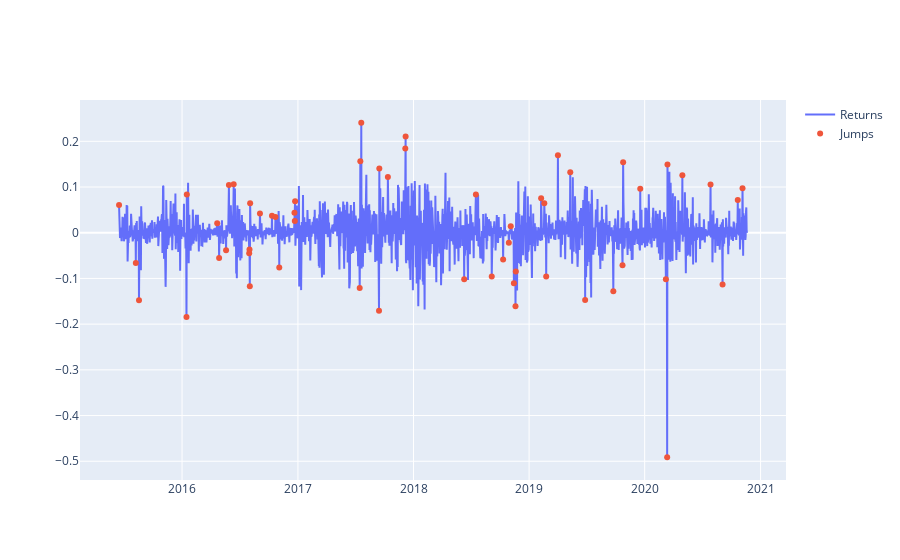

The notebook cell this image was saved under:
### Code cell
fig = go.Figure()

# Add traces
fig.add_trace(go.Scatter(x= jumps_coinbase.index, y=jumps_coinbase['Returns'],
                    mode='lines',
                    name='Returns'))
fig.add_trace(go.Scatter(x= jumps_coinbase.index, y= jumps_coinbase['ReturnsWithJumps'],
                    mode='markers',
                    name='Jumps'))

fig.show()

### Figure 1 — Plotly figure (JSON) as saved in the notebook; plotly's stock layout.template omitted (floating-point values rounded to 4 significant figures; data arrays with more than 128 entries replaced by an {"elided": "..."} marker saying what was removed)
{"data": [{"mode": "lines", "name": "Returns", "type": "scatter", "x": {"elided": "1984 str values"}, "y": {"elided": "1984 float values"}}, {"mode": "markers", "name": "Jumps", "type": "scatter", "x": {"elided": "1984 str values"}, "y": {"elided": "1984 float values"}}], "layout": {}}
